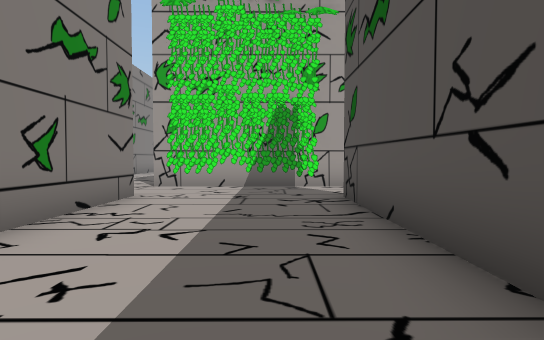
view 1 (above)

19 first-person views from a walk through a 3-D level made in the Unity game engine. The camera is 1.4 m above the floor, tilts 2° down and sees 80° across. The floor is counted in squares, 2 m on a side. Each view is taken from the middle of a square. On the plan, view 1 faces up. The plan holds only what a view shows up to about 10 squares ahead; the rest is blank. The place goes on beyond the plan. The player is left out. Some surface patterns are stand-ins.

view 2
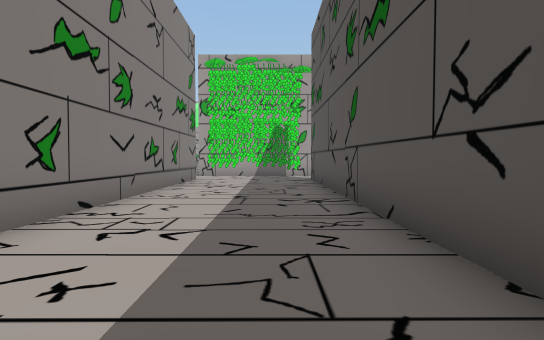

view 3
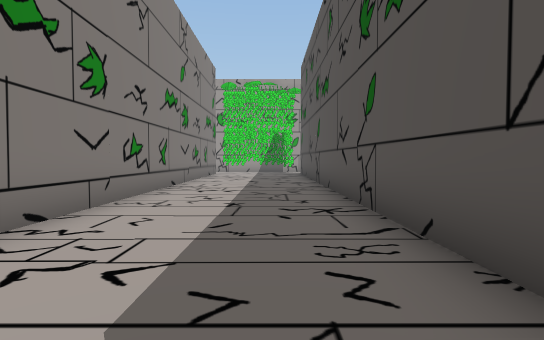

view 4
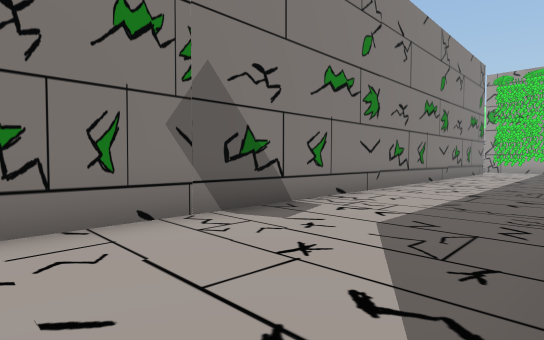

view 5
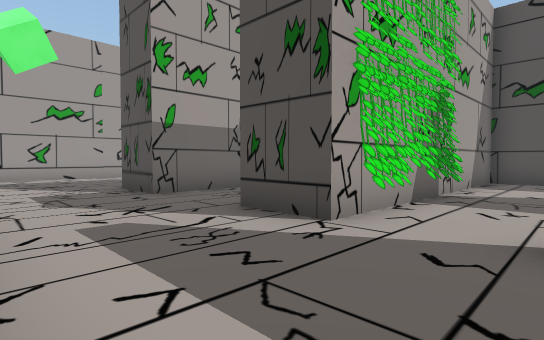

view 6
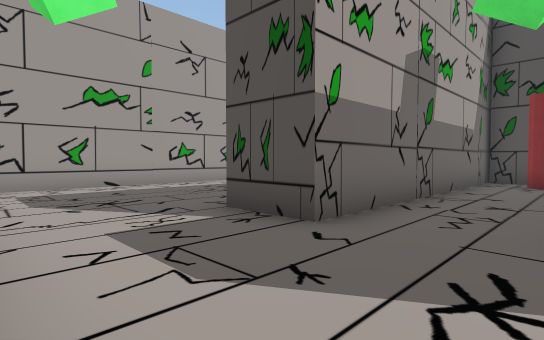

view 7
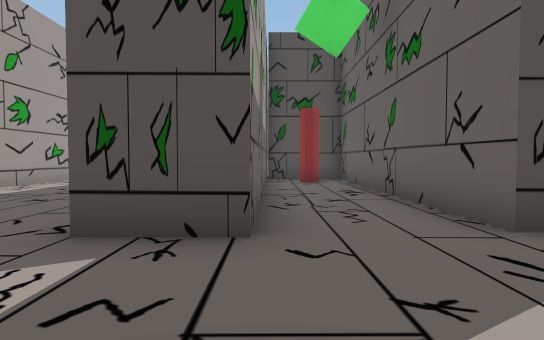

view 8
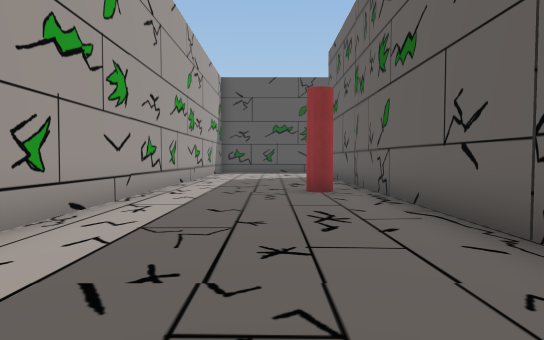

view 9
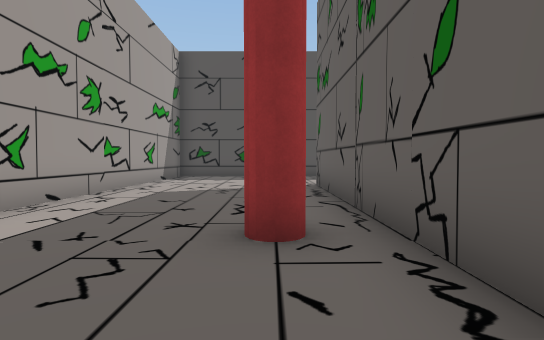

view 10
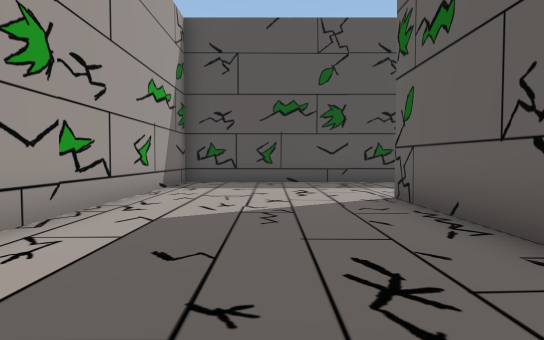

view 11
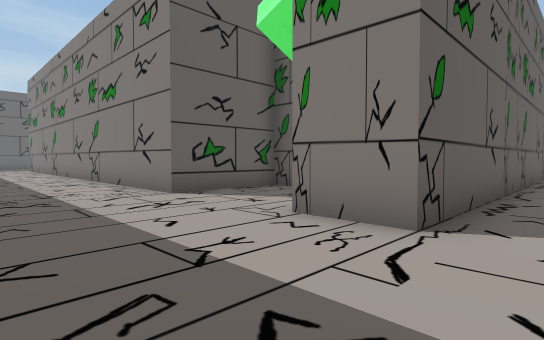

view 12
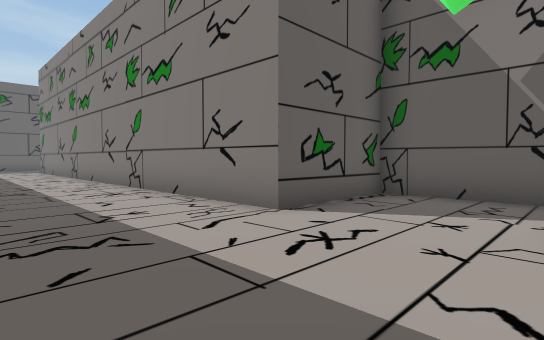

view 13
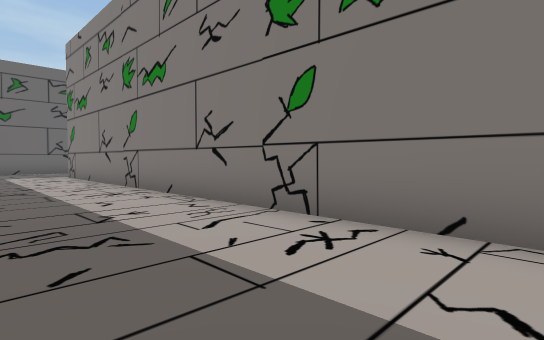

view 14
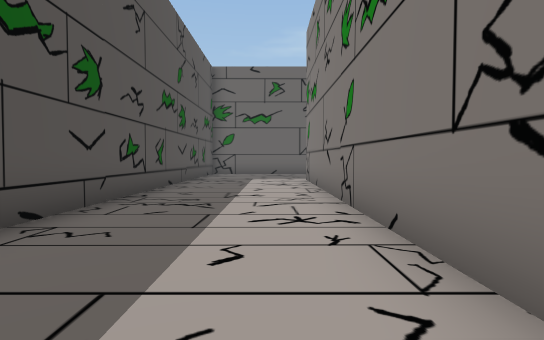

view 15
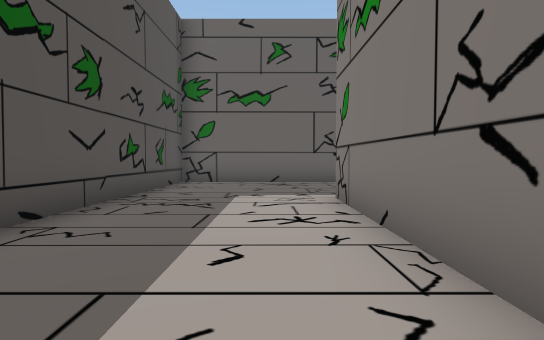

view 16
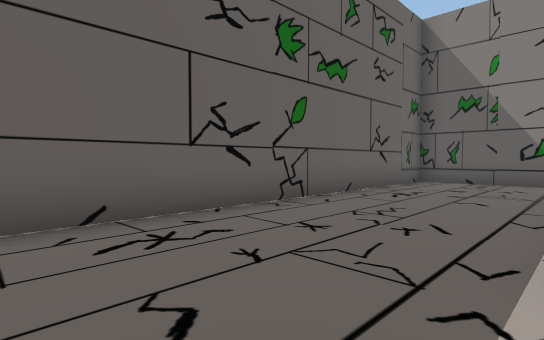

view 17
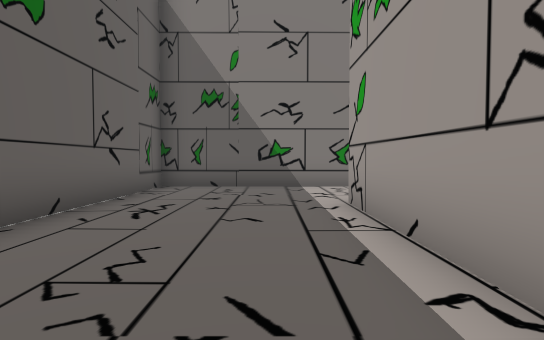

view 18
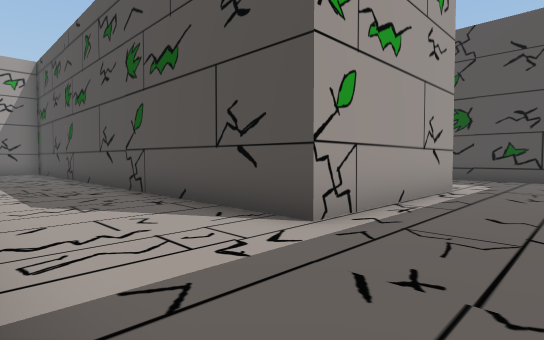

view 19
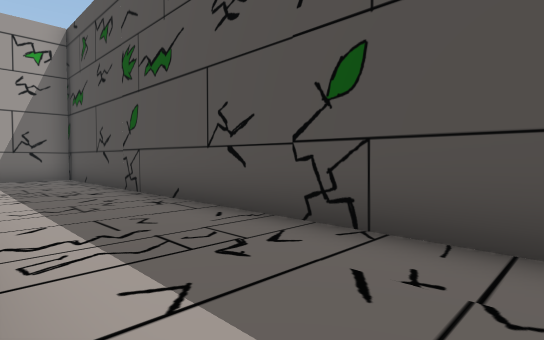

### Floor plan
Points are (right, up) in squares from view 1. A wall is a line through its corners. A room is listed if a view was taken in it or the views show most of it. See-through windows are left out.
Room 1 (views 1, 2, 3, 4, 5, 6, 7, 8, 9, 10, 11, 12, 13, 14, 15, 16, 17, 18, 19)
walls: (-2.6, 6.1) (-2.5, -10.7); (4.8, 11.2) (4.8, 12.2); (-3, 8.4) (-3, 9.7) (4, 9.7); (5.2, 12.2) (-3.1, 12.2) (-3.1, 13.9); (6.8, 11.6) (6.8, 8.9) (9.8, 8.9) (9.9, -6.8) (4.9, -6.8) (4.8, 8.1) (1.4, 8.1); (1.9, -6) (1.9, -10.8) (13.7, -10.8) (13.7, 0.9); (-0.4, 13.8) (9.8, 13.8) (9.8, 12.2); (1.4, -7.5) (1.3, 6); (13.7, 12.2) (13.7, 18.6) (-5.2, 18.6)
objects: other object (-2, 8); other object (-1, 8); other object (0, 8); other object (1, 8)

Positions as (right, up) in squares from view 1, and headings:
1: (0, 0), facing up
2: (0, -5), facing up
3: (0, -9), facing up
4: (1, -11), facing up-left
5: (-6, 6), facing up-right
6: (-6, 10), facing up-right
7: (-6, 12), facing right
8: (-3, 16), facing right
9: (1, 15), facing right
10: (4, 16), facing right
11: (13, 15), facing down-left
12: (13, 12), facing down-left
13: (13, 7), facing down-left
14: (11, 4), facing down
15: (11, -1), facing down
16: (12, -7), facing down-left
17: (10, -8), facing left
18: (2, -9), facing up-right
19: (2, -4), facing up-right
